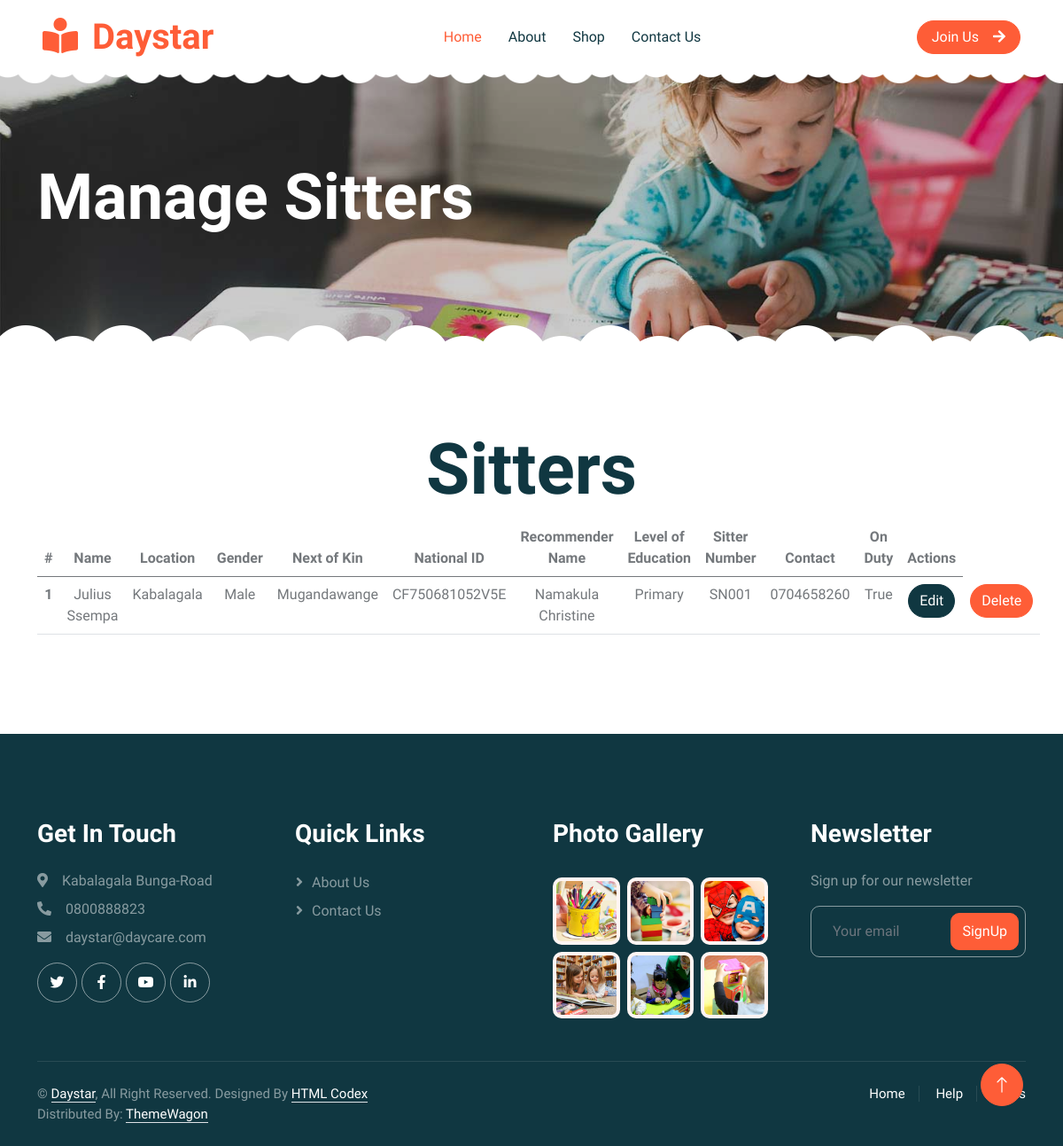
The app's page /sitters/, older data.
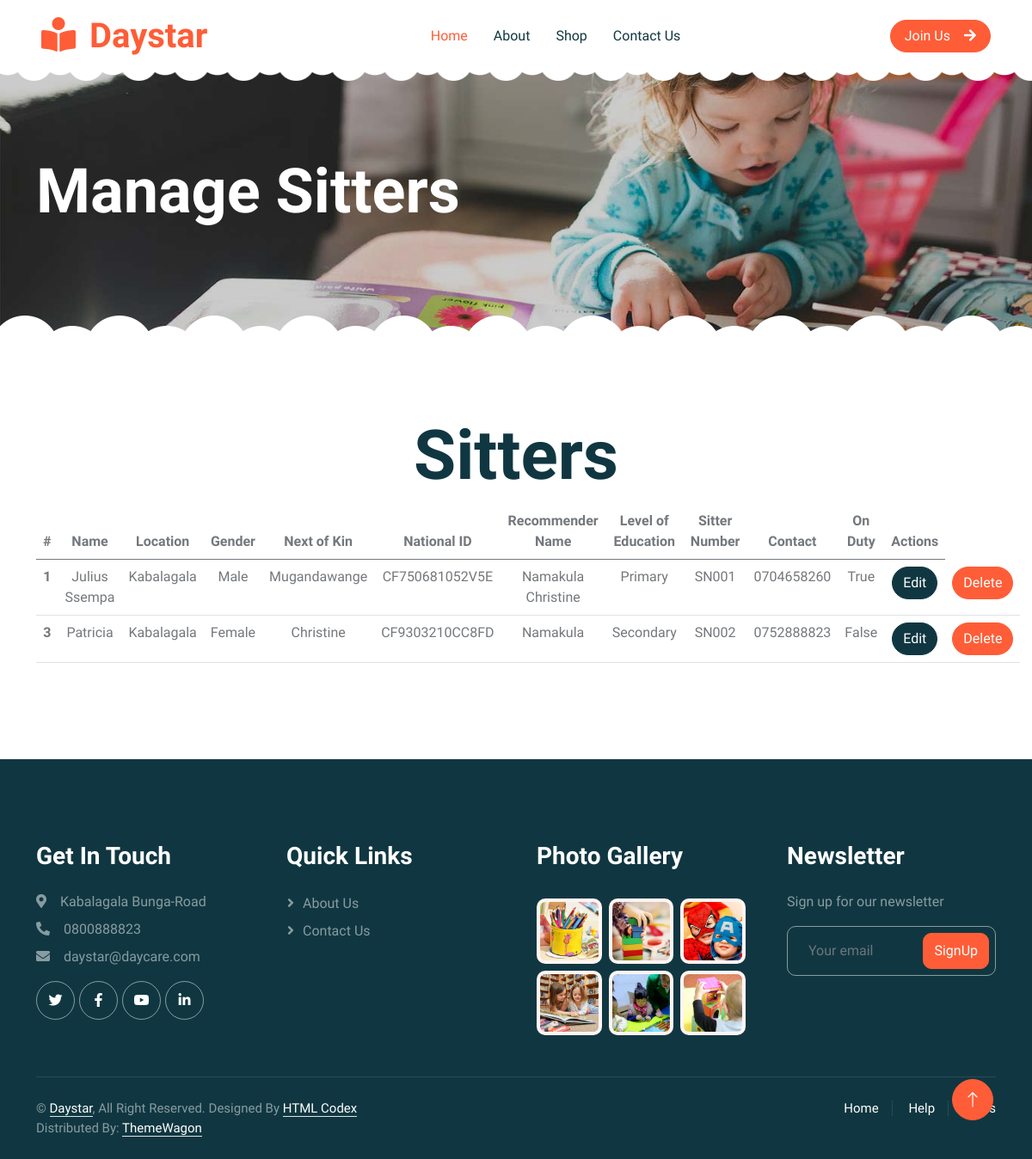
The same page, newer data.
### pages/models.py (models this page shows)
class Sitter(models.Model):
    name = models.CharField(max_length=100)
    location = models.CharField(max_length=100)
    date_of_Birth = models.DateField()
    gender = models.CharField(max_length=6)
    next_of_kin = models.CharField(max_length=100)
    nin = models.CharField(max_length=100)
    recomender_name = models.CharField(max_length=100)
    religion = models.CharField(max_length=100, null=True)
    level_of_education = models.CharField(max_length=100)
    sitter_number = models.CharField(max_length=100)
    contact = models.CharField(max_length=100)
    on_duty = models.BooleanField(default=False)

### pages/views.py (the view)
# urls.py: path('sitters/', sitters, name='sitters'),
def sitters(request):
    keeper = Sitter.objects.all()
    return render(request,'sitters.html', {"title" : "Sitters", "sits" : keeper})

### pages/templates/sitters.html
{% extends "base.html" %}
{% block content %}
    <div class="container-xxl py-5 page-header position-relative mb-5">
        <div class="container py-5">
            <h1 class="display-2 text-white animated slideInDown mb-4">Manage Sitters</h1>
        </div>
    </div>
    <div class="container-xxl py-5 wow fadeInUp" data-wow-delay="0.1s">
        <div class="container text-center">
            <div class="row">
                <div class="justify-content-center">
                    <h1 class="display-1">Sitters</h1>
                    <table class="table">
                        <thead class="thead-dark">
                          <tr>
                            <th scope="col">#</th>
                            <th scope="col">Name</th>
                            <th scope="col">Location</th>
                            <th scope="col">Gender</th>
                            <th scope="col">Next of Kin</th>
                            <th scope="col">National ID</th>
                            <th scope="col">Recommender Name</th>
                            <th scope="col">Level of Education</th>
                            <th scope="col">Sitter Number</th>
                            <th scope="col">Contact</th>
                            <th scope="col">On Duty</th>
                            <th scope="col">Actions</th>
                          </tr>
                        </thead>
                        <tbody>
                          {% for sitter in sits %}
                          <tr>
                            <th scope="row">{{ sitter.id }}</th>
                            <td>{{ sitter.name }}</td>
                            <td>{{ sitter.location }}</td>
                            <td>{{ sitter.gender }}</td>
                            <td>{{ sitter.next_of_kin }}</td>
                            <td>{{ sitter.nin }}</td>
                            <td>{{ sitter.recomender_name }}</td>
                            <td>{{ sitter.level_of_education }}</td>
                            <td>{{ sitter.sitter_number }}</td>
                            <td>{{ sitter.contact }}</td>
                            <td>{{ sitter.on_duty }}</td>
                            <td><a href={% url "update" sitter.id %} class="btn btn-dark rounded-pill">Edit</a></td>
                            <td> <a href={% url "erase" sitter.id %} class="btn btn-primary rounded-pill">Delete</a></td>
                          </tr>
                          {% endfor %}
                        </tbody>
                      </table>
                </div>
            </div>
        </div>
    </div>
{% endblock %}

Row changes from the older to the newer data that the page shows:
added Sitter: id "3", name "Patricia", location "Kabalagala", gender "Female", next_of_kin "Christine", nin "CF9303210CC8FD", recomender_name "Namakula", level_of_education "Secondary", sitter_number "SN002", contact "0752888823", on_duty "False"
